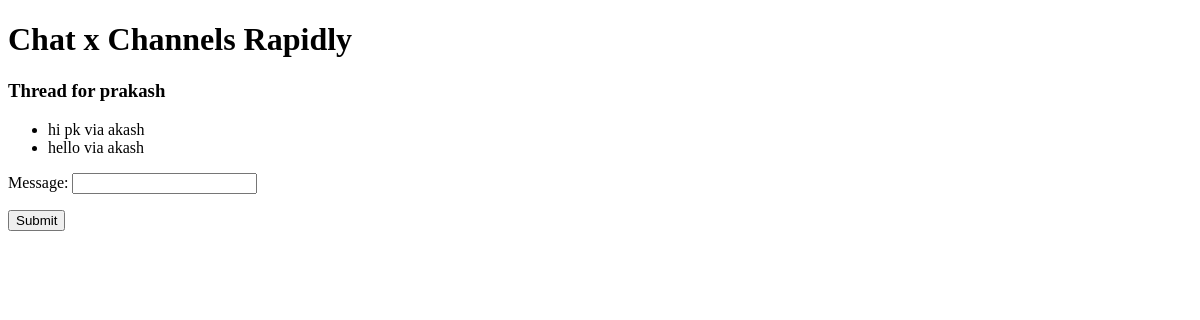
The page /messages/prakash (signed in) on the database as committed earlier.
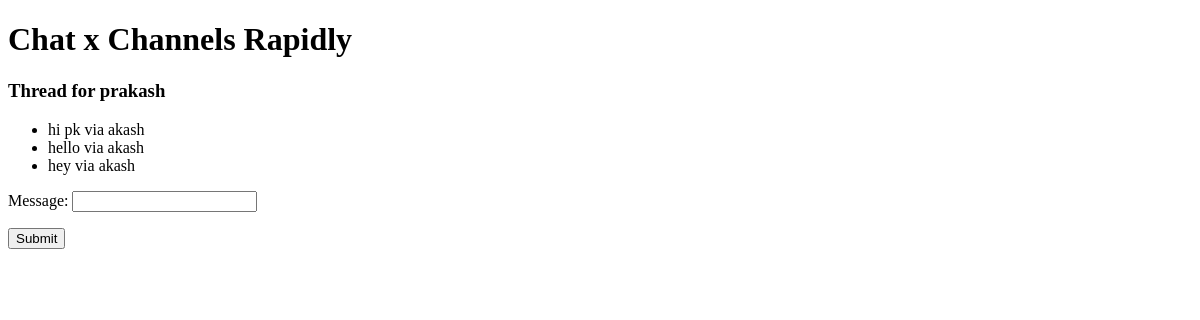
The same page on the database as committed later.
### chat/models.py (models this page shows, shortened)
class Thread(models.Model):
    first        = models.ForeignKey(settings.AUTH_USER_MODEL, on_delete=models.CASCADE, related_name='chat_thread_first')
    second       = models.ForeignKey(settings.AUTH_USER_MODEL, on_delete=models.CASCADE, related_name='chat_thread_second')
    updated      = models.DateTimeField(auto_now=True)
    timestamp    = models.DateTimeField(auto_now_add=True)
    objects      = ThreadManager()

class ChatMessage(models.Model):
    thread      = models.ForeignKey(Thread, null=True, blank=True, on_delete=models.SET_NULL)
    user        = models.ForeignKey(settings.AUTH_USER_MODEL, verbose_name='sender', on_delete=models.CASCADE)
    message     = models.TextField()
    timestamp   = models.DateTimeField(auto_now_add=True)

### chat/views.py (the view, shortened to what this page needs)
# urls.py: re_path(r"^(?P<username>[\w.@+-]+)", ThreadView.as_view()),
class ThreadView(LoginRequiredMixin, FormMixin, DetailView):
    template_name = 'chat/thread.html'
    form_class = ComposeForm
    success_url = './'
    def get_object(self):
        other_username  = self.kwargs.get("username")
        obj, created    = Thread.objects.get_or_new(self.request.user, other_username)
        if obj == None:
            raise Http404
        return obj
    def get_context_data(self, **kwargs):
        context = super().get_context_data(**kwargs)
        context['form'] = self.get_form()
        return context

### chat/forms.py
class ComposeForm(forms.Form):
    message = forms.CharField(
            widget=forms.TextInput(
                attrs={"class": "form-control"}
                )
            )

### chat/models.py (called while the page is built, shortened)
    def get_or_new(self, user, other_username): # get_or_create
        username = user.username
        if username == other_username:
            return None
        qlookup1 = Q(first__username=username) & Q(second__username=other_username)
        qlookup2 = Q(first__username=other_username) & Q(second__username=username)
        qs = self.get_queryset().filter(qlookup1 | qlookup2).distinct()
        if qs.count() == 1:
            return qs.first(), False
        elif qs.count() > 1:
            return qs.order_by('timestamp').first(), False

### chat/templates/chat/thread.html (shortened to what this page needs)
{% extends "base.html" %}
{% block content %}
<h3>Thread for {% if user != object.first %}{{ object.first }}{% else %}{{ object.second }}{% endif %}</h3>
<ul id='chat-items'>
{% for chat in object.chatmessage_set.all %}
<li>{{ chat.message }} via {{ chat.user }}</li>
{% endfor %}
</ul>
<form id='form-data' method='POST'> {% csrf_token %}
{{form.as_p }}
<input type='submit' class='btn btn-primary'/>
</form>
{% endblock %}

### templates/base.html (shortened to what this page needs)
<!DOCTYPE html>
<html lang="en">
<head>
</head>
<body>
<div class='container'>
    <div class='row border-bottom my-3 py-3'>
        <div class='col'>
            <h1 class='p-0 m-0'>Chat x Channels Rapidly</h1>
        </div>
    </div>
{% block content %}
{% endblock %}
</div>
</body>
</html>

Rows that differ between the two databases and show on the page:
added ChatMessage: message "hey", user "akash"
